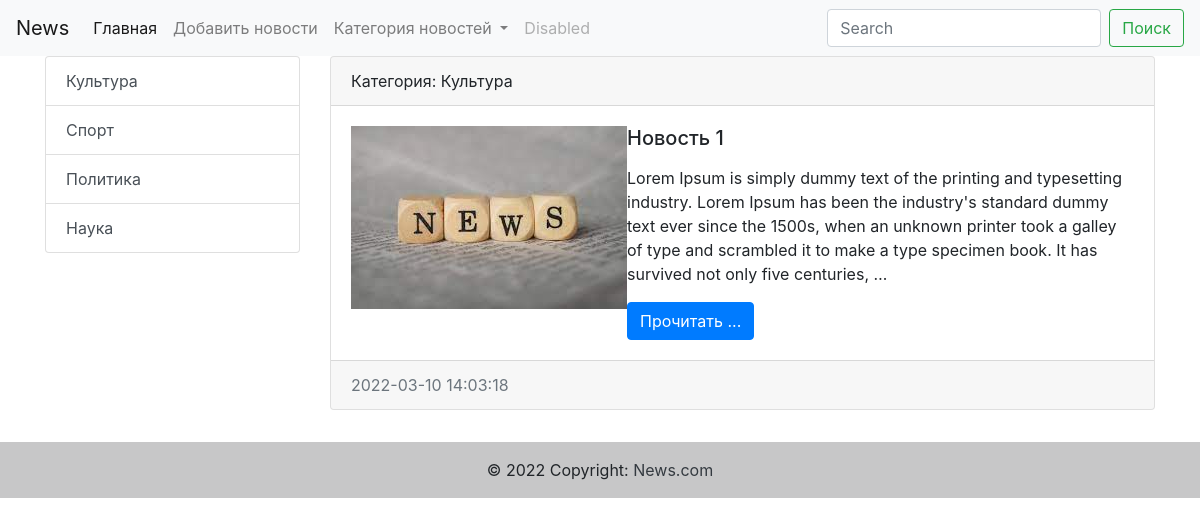
Page /cat/1/ on the committed database.
### News/models.py (models this page shows, shortened)
class Category(models.Model):
    title = models.CharField(max_length=255, db_index=True, verbose_name='заголовок')
    def __str__(self):
        return self.title
    class Meta:
        verbose_name = 'Категория'
        verbose_name_plural = 'Категории'

class News(models.Model):
    title = models.CharField( max_length=255, verbose_name="заголовок")
    content = models.TextField(blank=True, verbose_name="Контент")
    created_at = models.DateTimeField(auto_now_add=True, verbose_name="дата создание")
    update_at = models.DateTimeField(auto_now=True, verbose_name="дата изменения")
    photo = models.ImageField(upload_to='photo/%Y/%m/%d/', verbose_name="картинки")
    is_publisher = models.BooleanField(default=True, verbose_name="публикация")
    category = models.ForeignKey('Category', on_delete=models.PROTECT, verbose_name='категория', null=True)
    class Meta:
        verbose_name = 'Новость'
        verbose_name_plural = 'Новости'
        ordering =['-created_at']

### News/views.py (the view)
# urls.py: path('cat/<int:category_id>/', get_category, name='category'),
def get_category(request, category_id):
    news = News.objects.filter(category_id=category_id)
    categories = Category.objects.all()
    category = Category.objects.get(pk=category_id)
    print(category)
    return render(request, 'News/category.html', {'news':news, 'categories':categories, 'category':category})

### News/templates/News/category.html (shortened to what this page needs)
{% extends 'base.html' %}
{%block sidebar%}
<div class="col-md-3">
            <div class="list-group">
                {%for c in categories %}
            <a href="{% url 'category' c.pk%}" class="list-group-item list-group-item-action">{{c.title}}</a>
                {%endfor%}
            </div>
        </div>
{%endblock%}
{%block content%}
  <div class="col-md-9">
        {%for n in news %}
<div class="card mb-3">
  <div class="card-header">
    Категория: {{n.category}}
  </div>
  <div class="card-body">
    <div class="media">
     {% if n.photo %}
     <img src="{{n.photo.url}}" alt="">
     {% endif %}
     <div class="media-body">
    <h5 class="card-title">{{n.title}}</h5>
    <p class="card-text">{{n.content|linebreaks|truncatewords:50}}</p>
    <a href="#" class="btn btn-primary">Прочитать ...</a>
      </div>
    </div>
  </div>
  <div class="card-footer text-muted">
    {{n.created_at|date:"Y-m-d H:m:s"}}
  </div>
</div>
        {%endfor%}
            </div>
{%endblock%}

### rows in the picture
Category: title "Культура"
Category: title "Спорт"
Category: title "Политика"
Category: title "Наука"
News: category "Культура", photo (picture), title "Новость 1", content "Lorem Ipsum is simply dummy text of the printing and typesetting industry. Lorem Ipsum has been the industry's standard dummy text ever since the 1500s, when an unknown printer took a galley of type and scrambled it to make a type specimen book. It has survived not only five centuries, …", created_at "2022-03-10 14:03:18"
